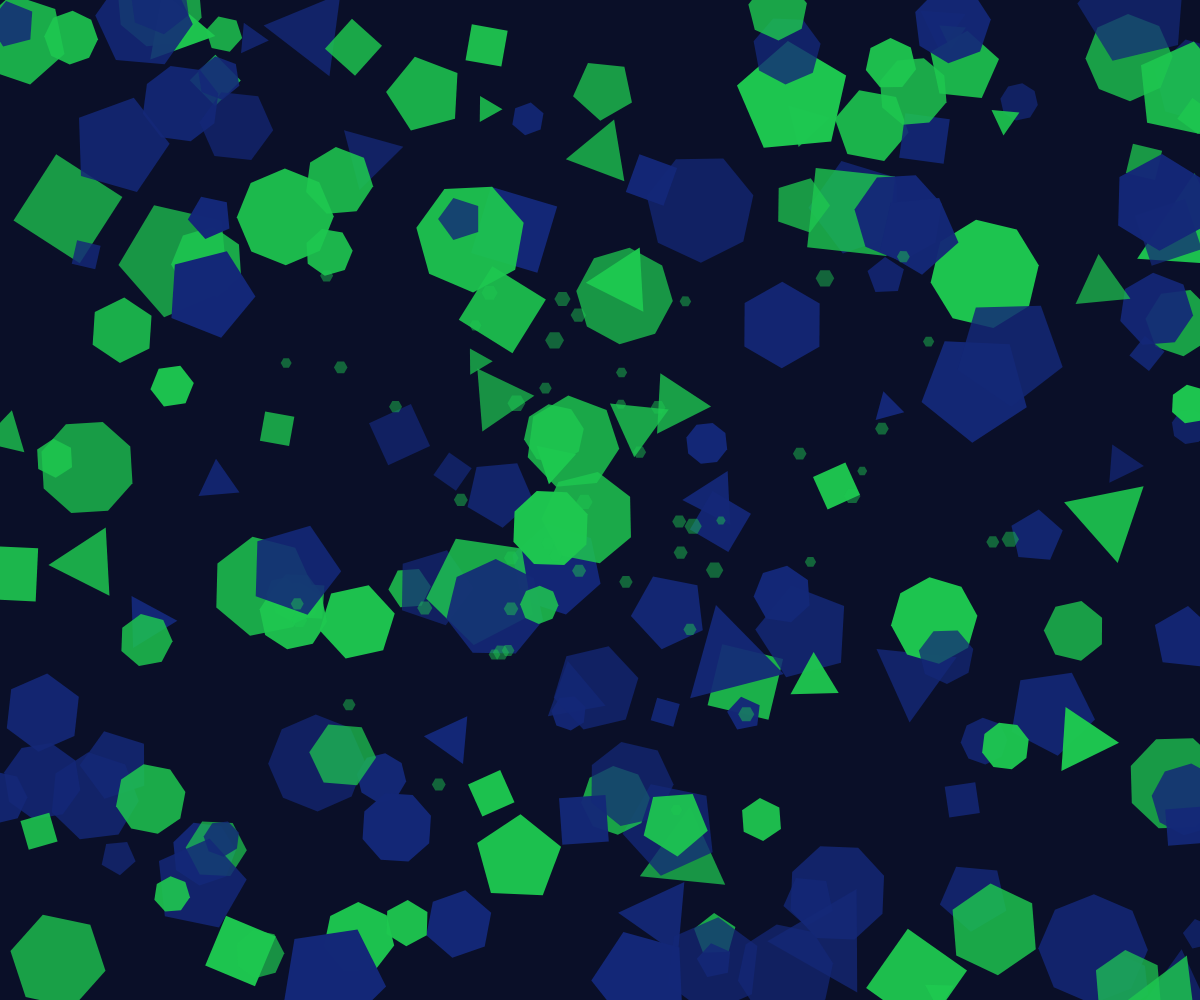
Frame 1 (no input)
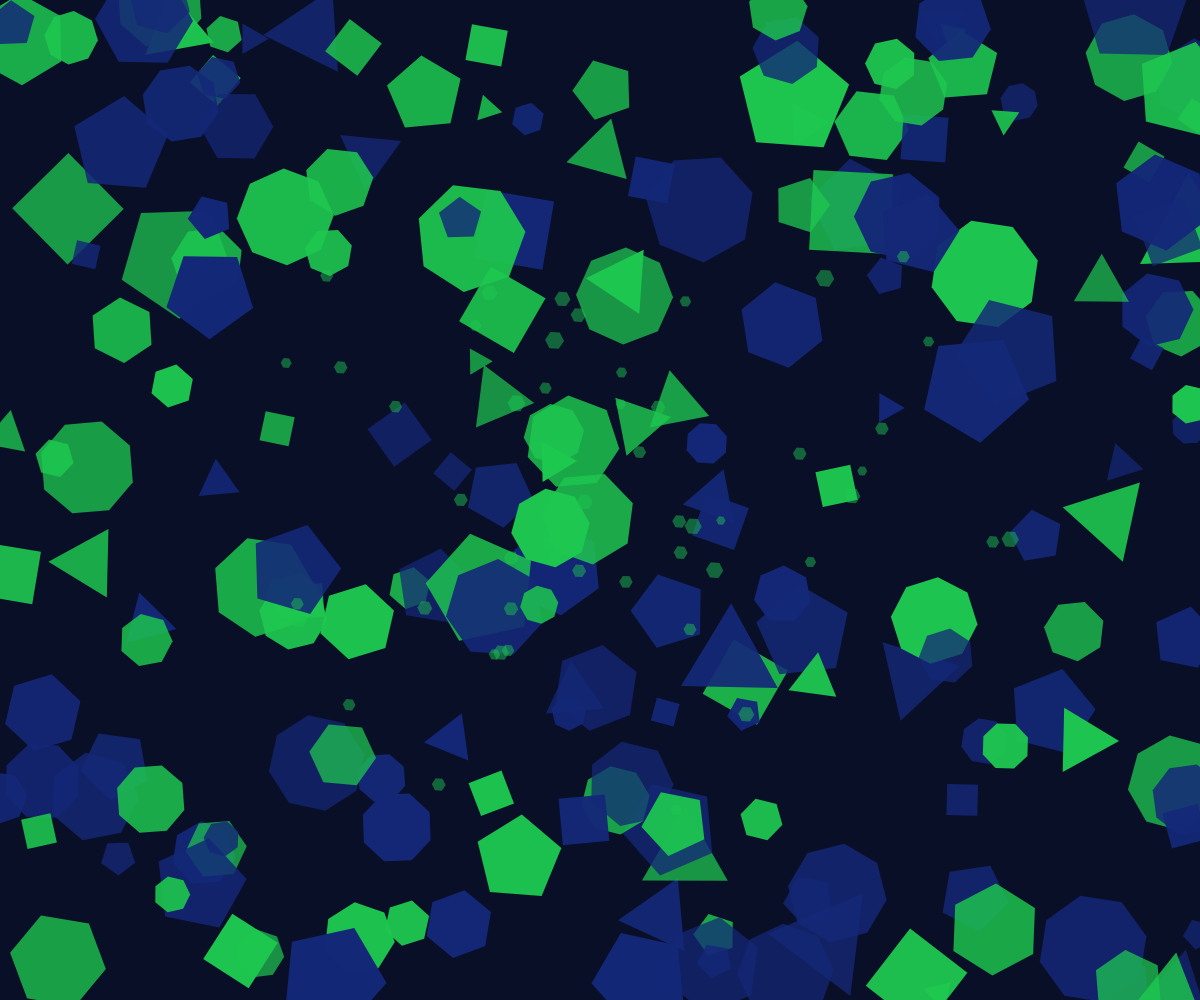
Frame 60 (no input)
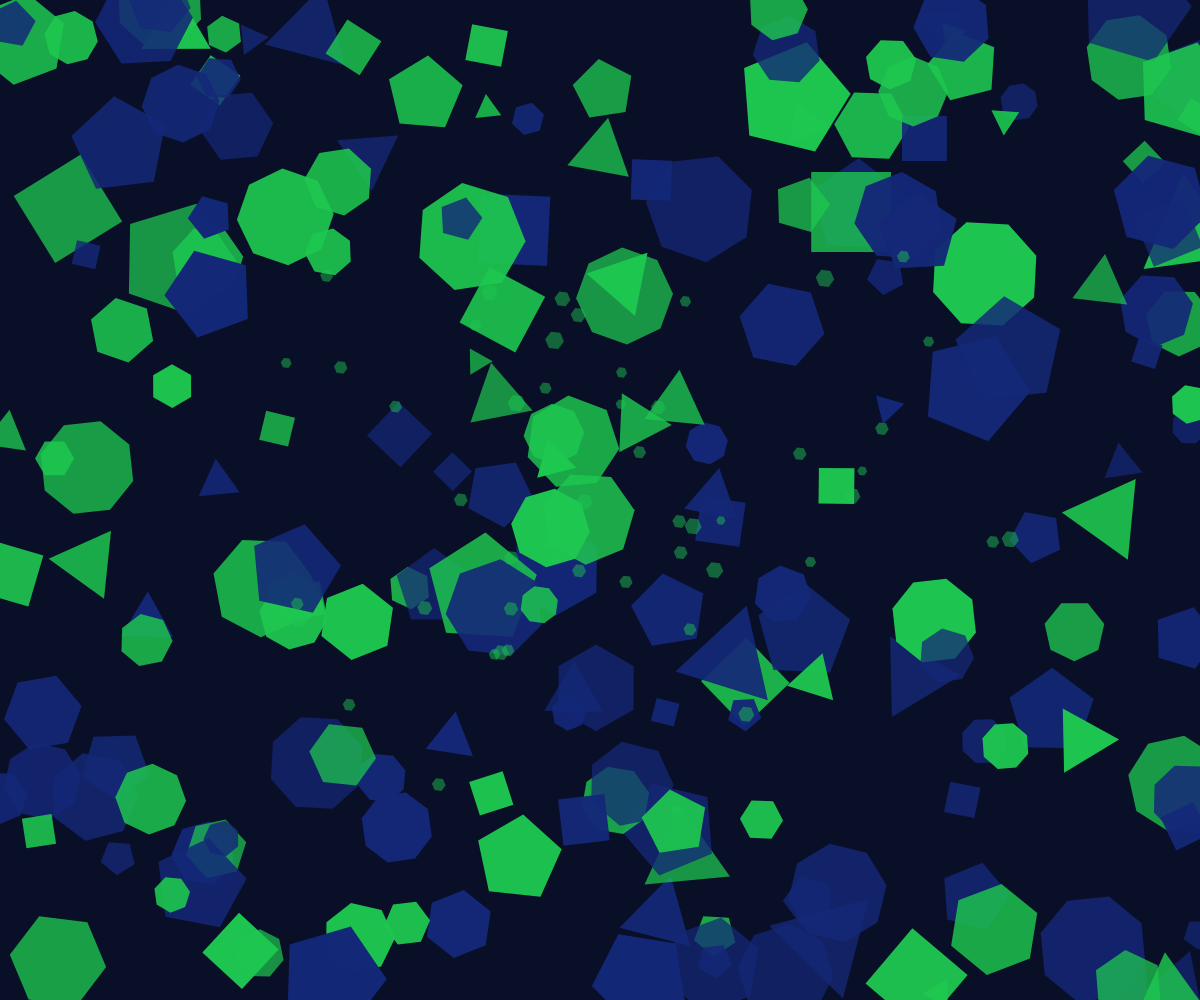
Frame 120 (the mouse pressed at the canvas centre since frame 60)

The p5.js sketch that drew these frames (run headless with seeded random() and noise() and a simulated clock; from frame 60 on, the mouse is pressed at the canvas centre):

// p5.js sketch
// ── sketch.js
let patterns = [];

function setup() {
  createCanvas(windowWidth, windowHeight);
  angleMode(RADIANS);
  
  // Create a dense array of interlocking polygonal patterns
  for (let i = 0; i < 200; i++) {
    patterns.push({
      centerX: random(width),
      centerY: random(height),
      size: random(15, 60),
      sides: floor(random(3, 9)),
      rotationSpeed: random(-0.005, 0.005),
      phase: random(TWO_PI),
      color: i % 2 === 0 ? [20, 40, 120] : [30, 200, 80], // sapphire blue or emerald green
      alpha: random(180, 255)
    });
  }
}

function draw() {
  background(10, 15, 40);
  
  // Draw interlocking filled polygons in a hypnotic pattern
  for (let i = 0; i < patterns.length; i++) {
    const p = patterns[i];
    const time = frameCount * p.rotationSpeed + p.phase;
    
    push();
    translate(p.centerX, p.centerY);
    rotate(time);
    
    fill(p.color[0], p.color[1], p.color[2], p.alpha);
    noStroke();
    
    beginShape();
    for (let j = 0; j < p.sides; j++) {
      const angle = TWO_PI / p.sides * j;
      const x = cos(angle) * p.size;
      const y = sin(angle) * p.size;
      vertex(x, y);
    }
    endShape(CLOSE);
    
    pop();
  }
  
  // Add interlocking geometric elements to create a stained-glass effect
  for (let i = 0; i < patterns.length; i += 4) {
    const p1 = patterns[i];
    const p2 = patterns[(i + 1) % patterns.length];
    const p3 = patterns[(i + 2) % patterns.length];
    const p4 = patterns[(i + 3) % patterns.length];
    
    const time = frameCount * 0.001;
    
    // Create a fourth polygon that interlocks with the first three
    push();
    translate((p1.centerX + p2.centerX + p3.centerX + p4.centerX) / 4, 
              (p1.centerY + p2.centerY + p3.centerY + p4.centerY) / 4);
    rotate(time);
    
    fill(30, 200, 80, 120); // Emerald green with transparency
    noStroke();
    
    beginShape();
    for (let j = 0; j < 6; j++) {
      const angle = TWO_PI / 6 * j;
      const x = cos(angle) * (p1.size + p2.size + p3.size + p4.size) / 20;
      const y = sin(angle) * (p1.size + p2.size + p3.size + p4.size) / 20;
      vertex(x, y);
    }
    endShape(CLOSE);
    
    pop();
  }
}

function windowResized() {
  resizeCanvas(windowWidth, windowHeight);
}
